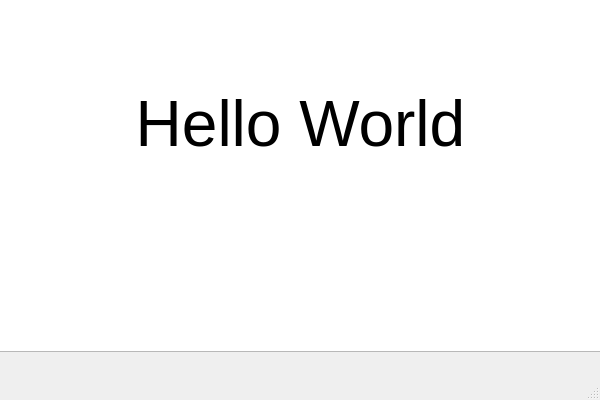
<?xml version="1.0" encoding="UTF-8"?>
<ui version="4.0">
 <class>Window</class>
 <widget class="QMainWindow" name="Window">
  <property name="geometry">
   <rect>
    <x>0</x>
    <y>0</y>
    <width>600</width>
    <height>400</height>
   </rect>
  </property>
  <property name="windowTitle">
   <string>Window</string>
  </property>
  <widget class="QWidget" name="centralwidget">
   <widget class="QTextBrowser" name="textBrowser">
    <property name="geometry">
     <rect>
      <x>-5</x>
      <y>-9</y>
      <width>611</width>
      <height>361</height>
     </rect>
    </property>
    <property name="html">
     <string>&lt;!DOCTYPE HTML PUBLIC &quot;-//W3C//DTD HTML 4.0//EN&quot; &quot;http://www.w3.org/TR/REC-html40/strict.dtd&quot;&gt;
&lt;html&gt;&lt;head&gt;&lt;meta name=&quot;qrichtext&quot; content=&quot;1&quot; /&gt;&lt;style type=&quot;text/css&quot;&gt;
p, li { white-space: pre-wrap; }
&lt;/style&gt;&lt;/head&gt;&lt;body style=&quot; font-family:'Ubuntu'; font-size:11pt; font-weight:400; font-style:normal;&quot;&gt;
&lt;p align=&quot;center&quot; style=&quot;-qt-paragraph-type:empty; margin-top:0px; margin-bottom:0px; margin-left:0px; margin-right:0px; -qt-block-indent:0; text-indent:0px;&quot;&gt;&lt;br /&gt;&lt;/p&gt;
&lt;p align=&quot;center&quot; style=&quot;-qt-paragraph-type:empty; margin-top:0px; margin-bottom:0px; margin-left:0px; margin-right:0px; -qt-block-indent:0; text-indent:0px; font-size:48pt;&quot;&gt;&lt;br /&gt;&lt;/p&gt;
&lt;p align=&quot;center&quot; style=&quot; margin-top:0px; margin-bottom:0px; margin-left:0px; margin-right:0px; -qt-block-indent:0; text-indent:0px;&quot;&gt;&lt;span style=&quot; font-size:48pt;&quot;&gt;Hello World&lt;/span&gt;&lt;/p&gt;&lt;/body&gt;&lt;/html&gt;</string>
    </property>
   </widget>
  </widget>
  <widget class="QMenuBar" name="menubar">
   <property name="geometry">
    <rect>
     <x>0</x>
     <y>0</y>
     <width>600</width>
     <height>22</height>
    </rect>
   </property>
  </widget>
  <widget class="QStatusBar" name="statusbar"/>
 </widget>
 <resources/>
 <connections/>
</ui>
